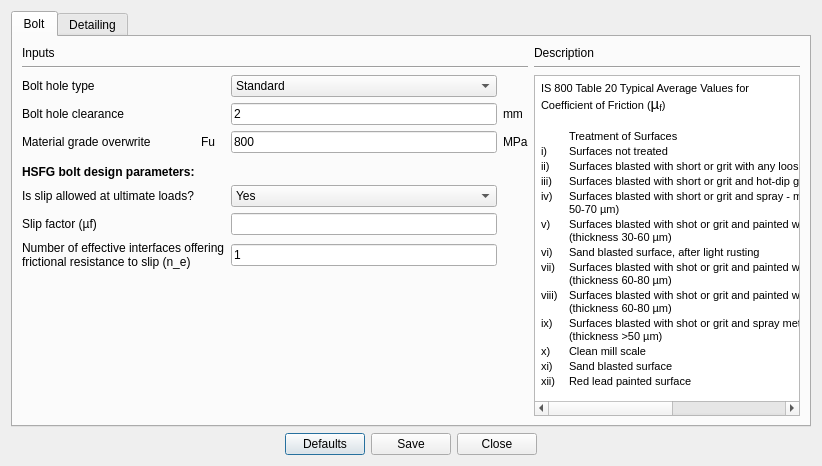
<?xml version="1.0" encoding="UTF-8"?>
<ui version="4.0">
 <class>Dialog</class>
 <widget class="QDialog" name="Dialog">
  <property name="geometry">
   <rect>
    <x>0</x>
    <y>0</y>
    <width>822</width>
    <height>466</height>
   </rect>
  </property>
  <property name="windowTitle">
   <string>Design preferences</string>
  </property>
  <layout class="QGridLayout" name="gridLayout_5">
   <item row="1" column="0">
    <layout class="QGridLayout" name="gridLayout_2">
     <item row="0" column="1">
      <widget class="QPushButton" name="btn_defaults">
       <property name="text">
        <string>Defaults</string>
       </property>
      </widget>
     </item>
     <item row="0" column="0">
      <spacer name="horizontalSpacer_2">
       <property name="orientation">
        <enum>Qt::Horizontal</enum>
       </property>
       <property name="sizeHint" stdset="0">
        <size>
         <width>28</width>
         <height>20</height>
        </size>
       </property>
      </spacer>
     </item>
     <item row="0" column="2">
      <widget class="QPushButton" name="btn_save">
       <property name="text">
        <string>Save</string>
       </property>
      </widget>
     </item>
     <item row="0" column="4">
      <spacer name="horizontalSpacer_6">
       <property name="orientation">
        <enum>Qt::Horizontal</enum>
       </property>
       <property name="sizeHint" stdset="0">
        <size>
         <width>40</width>
         <height>20</height>
        </size>
       </property>
      </spacer>
     </item>
     <item row="0" column="3">
      <widget class="QPushButton" name="btn_close">
       <property name="text">
        <string>Close</string>
       </property>
      </widget>
     </item>
    </layout>
   </item>
   <item row="0" column="0">
    <widget class="QTabWidget" name="tabWidget">
     <property name="currentIndex">
      <number>0</number>
     </property>
     <widget class="QWidget" name="tab">
      <attribute name="title">
       <string>Bolt</string>
      </attribute>
      <layout class="QGridLayout" name="gridLayout">
       <item row="0" column="0">
        <widget class="QLabel" name="label_5">
         <property name="text">
          <string>Inputs</string>
         </property>
        </widget>
       </item>
       <item row="0" column="6">
        <widget class="QLabel" name="label_3">
         <property name="text">
          <string>Description</string>
         </property>
        </widget>
       </item>
       <item row="1" column="0" colspan="6">
        <widget class="Line" name="line">
         <property name="orientation">
          <enum>Qt::Horizontal</enum>
         </property>
        </widget>
       </item>
       <item row="1" column="6">
        <widget class="Line" name="line_4">
         <property name="orientation">
          <enum>Qt::Horizontal</enum>
         </property>
        </widget>
       </item>
       <item row="2" column="0">
        <widget class="QLabel" name="label">
         <property name="text">
          <string>Bolt hole type</string>
         </property>
        </widget>
       </item>
       <item row="2" column="4">
        <widget class="QComboBox" name="combo_boltHoleType">
         <property name="focusPolicy">
          <enum>Qt::TabFocus</enum>
         </property>
         <item>
          <property name="text">
           <string>Standard</string>
          </property>
         </item>
         <item>
          <property name="text">
           <string>Over-sized</string>
          </property>
         </item>
        </widget>
       </item>
       <item row="2" column="6" rowspan="9">
        <widget class="QTextBrowser" name="textBrowser">
         <property name="minimumSize">
          <size>
           <width>210</width>
           <height>320</height>
          </size>
         </property>
         <property name="html">
          <string>&lt;!DOCTYPE HTML PUBLIC &quot;-//W3C//DTD HTML 4.0//EN&quot; &quot;http://www.w3.org/TR/REC-html40/strict.dtd&quot;&gt;
&lt;html&gt;&lt;head&gt;&lt;meta name=&quot;qrichtext&quot; content=&quot;1&quot; /&gt;&lt;style type=&quot;text/css&quot;&gt;
p, li { white-space: pre-wrap; }
&lt;/style&gt;&lt;/head&gt;&lt;body style=&quot; font-family:'MS Shell Dlg 2'; font-size:7.5pt; font-weight:400; font-style:normal;&quot;&gt;
&lt;table border=&quot;0&quot; style=&quot; margin-top:0px; margin-bottom:0px; margin-left:0px; margin-right:0px;&quot; cellspacing=&quot;2&quot; cellpadding=&quot;0&quot;&gt;
&lt;tr&gt;
&lt;td colspan=&quot;3&quot;&gt;
&lt;p style=&quot; margin-top:0px; margin-bottom:0px; margin-left:0px; margin-right:0px; -qt-block-indent:0; text-indent:0px;&quot;&gt;&lt;span style=&quot; font-size:8pt;&quot;&gt;IS 800 Table 20 Typical Average Values for Coefficient of Friction (&lt;/span&gt;&lt;span style=&quot; font-family:'Calibri,sans-serif'; font-size:11pt;&quot;&gt;µ&lt;/span&gt;&lt;span style=&quot; font-family:'Calibri,sans-serif'; font-size:11pt; vertical-align:sub;&quot;&gt;f&lt;/span&gt;&lt;span style=&quot; font-size:8pt;&quot;&gt;)&lt;/span&gt;&lt;/p&gt;&lt;/td&gt;&lt;/tr&gt;&lt;/table&gt;
&lt;p style=&quot;-qt-paragraph-type:empty; margin-top:0px; margin-bottom:0px; margin-left:0px; margin-right:0px; -qt-block-indent:0; text-indent:0px; font-size:8pt;&quot;&gt;&lt;br /&gt;&lt;/p&gt;
&lt;p style=&quot;-qt-paragraph-type:empty; margin-top:0px; margin-bottom:0px; margin-left:0px; margin-right:0px; -qt-block-indent:0; text-indent:0px; font-size:8pt;&quot;&gt;&lt;br /&gt;&lt;/p&gt;
&lt;table border=&quot;0&quot; style=&quot; margin-top:0px; margin-bottom:0px; margin-left:0px; margin-right:0px;&quot; cellspacing=&quot;2&quot; cellpadding=&quot;0&quot;&gt;
&lt;tr&gt;
&lt;td width=&quot;26&quot;&gt;&lt;/td&gt;
&lt;td width=&quot;383&quot;&gt;
&lt;p style=&quot; margin-top:0px; margin-bottom:0px; margin-left:0px; margin-right:0px; -qt-block-indent:0; text-indent:0px;&quot;&gt;&lt;span style=&quot; font-size:8pt;&quot;&gt;Treatment of Surfaces&lt;/span&gt;&lt;/p&gt;&lt;/td&gt;
&lt;td width=&quot;78&quot;&gt;
&lt;p style=&quot; margin-top:0px; margin-bottom:0px; margin-left:0px; margin-right:0px; -qt-block-indent:0; text-indent:0px;&quot;&gt;&lt;span style=&quot; font-size:8pt;&quot;&gt;     µf&lt;/span&gt;&lt;/p&gt;&lt;/td&gt;&lt;/tr&gt;
&lt;tr&gt;
&lt;td&gt;
&lt;p style=&quot; margin-top:0px; margin-bottom:0px; margin-left:0px; margin-right:0px; -qt-block-indent:0; text-indent:0px;&quot;&gt;&lt;span style=&quot; font-size:8pt;&quot;&gt;i)&lt;/span&gt;&lt;/p&gt;&lt;/td&gt;
&lt;td&gt;
&lt;p style=&quot; margin-top:0px; margin-bottom:0px; margin-left:0px; margin-right:0px; -qt-block-indent:0; text-indent:0px;&quot;&gt;&lt;span style=&quot; font-size:8pt;&quot;&gt;Surfaces not treated&lt;/span&gt;&lt;/p&gt;&lt;/td&gt;
&lt;td&gt;
&lt;p style=&quot; margin-top:0px; margin-bottom:0px; margin-left:0px; margin-right:0px; -qt-block-indent:0; text-indent:0px;&quot;&gt;&lt;span style=&quot; font-size:8pt;&quot;&gt;    0.2&lt;/span&gt;&lt;/p&gt;&lt;/td&gt;&lt;/tr&gt;
&lt;tr&gt;
&lt;td&gt;
&lt;p style=&quot; margin-top:0px; margin-bottom:0px; margin-left:0px; margin-right:0px; -qt-block-indent:0; text-indent:0px;&quot;&gt;&lt;span style=&quot; font-size:8pt;&quot;&gt;ii)&lt;/span&gt;&lt;/p&gt;&lt;/td&gt;
&lt;td&gt;
&lt;p style=&quot; margin-top:0px; margin-bottom:0px; margin-left:0px; margin-right:0px; -qt-block-indent:0; text-indent:0px;&quot;&gt;&lt;span style=&quot; font-size:8pt;&quot;&gt;Surfaces blasted with short or grit with any loose rust removed, no pitting&lt;/span&gt;&lt;/p&gt;&lt;/td&gt;
&lt;td&gt;
&lt;p style=&quot; margin-top:0px; margin-bottom:0px; margin-left:0px; margin-right:0px; -qt-block-indent:0; text-indent:0px;&quot;&gt;&lt;span style=&quot; font-size:8pt;&quot;&gt;    0.5&lt;/span&gt;&lt;/p&gt;&lt;/td&gt;&lt;/tr&gt;
&lt;tr&gt;
&lt;td&gt;
&lt;p style=&quot; margin-top:0px; margin-bottom:0px; margin-left:0px; margin-right:0px; -qt-block-indent:0; text-indent:0px;&quot;&gt;&lt;span style=&quot; font-size:8pt;&quot;&gt;iii)&lt;/span&gt;&lt;/p&gt;&lt;/td&gt;
&lt;td&gt;
&lt;p style=&quot; margin-top:0px; margin-bottom:0px; margin-left:0px; margin-right:0px; -qt-block-indent:0; text-indent:0px;&quot;&gt;&lt;span style=&quot; font-size:8pt;&quot;&gt;Surfaces blasted with short or grit and hot-dip galvanized&lt;/span&gt;&lt;/p&gt;&lt;/td&gt;
&lt;td&gt;
&lt;p style=&quot; margin-top:0px; margin-bottom:0px; margin-left:0px; margin-right:0px; -qt-block-indent:0; text-indent:0px;&quot;&gt;&lt;span style=&quot; font-size:8pt;&quot;&gt;    0.1&lt;/span&gt;&lt;/p&gt;&lt;/td&gt;&lt;/tr&gt;
&lt;tr&gt;
&lt;td&gt;
&lt;p style=&quot; margin-top:0px; margin-bottom:0px; margin-left:0px; margin-right:0px; -qt-block-indent:0; text-indent:0px;&quot;&gt;&lt;span style=&quot; font-size:8pt;&quot;&gt;iv)&lt;/span&gt;&lt;/p&gt;&lt;/td&gt;
&lt;td&gt;
&lt;p style=&quot; margin-top:0px; margin-bottom:0px; margin-left:0px; margin-right:0px; -qt-block-indent:0; text-indent:0px;&quot;&gt;&lt;span style=&quot; font-size:8pt;&quot;&gt;Surfaces blasted with short or grit and spray - metallized with zinc (thickness 50-70 µm)&lt;/span&gt;&lt;/p&gt;&lt;/td&gt;
&lt;td&gt;
&lt;p style=&quot; margin-top:0px; margin-bottom:0px; margin-left:0px; margin-right:0px; -qt-block-indent:0; text-indent:0px;&quot;&gt;&lt;span style=&quot; font-size:8pt;&quot;&gt;    0.25&lt;/span&gt;&lt;/p&gt;&lt;/td&gt;&lt;/tr&gt;
&lt;tr&gt;
&lt;td&gt;
&lt;p style=&quot; margin-top:0px; margin-bottom:0px; margin-left:0px; margin-right:0px; -qt-block-indent:0; text-indent:0px;&quot;&gt;&lt;span style=&quot; font-size:8pt;&quot;&gt;v)&lt;/span&gt;&lt;/p&gt;&lt;/td&gt;
&lt;td&gt;
&lt;p style=&quot; margin-top:0px; margin-bottom:0px; margin-left:0px; margin-right:0px; -qt-block-indent:0; text-indent:0px;&quot;&gt;&lt;span style=&quot; font-size:8pt;&quot;&gt;Surfaces blasted with shot or grit and painted with ethylzinc silicate coat (thickness 30-60 µm)&lt;/span&gt;&lt;/p&gt;&lt;/td&gt;
&lt;td&gt;
&lt;p style=&quot; margin-top:0px; margin-bottom:0px; margin-left:0px; margin-right:0px; -qt-block-indent:0; text-indent:0px;&quot;&gt;&lt;span style=&quot; font-size:8pt;&quot;&gt;    0.3&lt;/span&gt;&lt;/p&gt;&lt;/td&gt;&lt;/tr&gt;
&lt;tr&gt;
&lt;td&gt;
&lt;p style=&quot; margin-top:0px; margin-bottom:0px; margin-left:0px; margin-right:0px; -qt-block-indent:0; text-indent:0px;&quot;&gt;&lt;span style=&quot; font-size:8pt;&quot;&gt;vi)&lt;/span&gt;&lt;/p&gt;&lt;/td&gt;
&lt;td&gt;
&lt;p style=&quot; margin-top:0px; margin-bottom:0px; margin-left:0px; margin-right:0px; -qt-block-indent:0; text-indent:0px;&quot;&gt;&lt;span style=&quot; font-size:8pt;&quot;&gt;Sand blasted surface, after light rusting&lt;/span&gt;&lt;/p&gt;&lt;/td&gt;
&lt;td&gt;
&lt;p style=&quot; margin-top:0px; margin-bottom:0px; margin-left:0px; margin-right:0px; -qt-block-indent:0; text-indent:0px;&quot;&gt;&lt;span style=&quot; font-size:8pt;&quot;&gt;    0.52&lt;/span&gt;&lt;/p&gt;&lt;/td&gt;&lt;/tr&gt;
&lt;tr&gt;
&lt;td&gt;
&lt;p style=&quot; margin-top:0px; margin-bottom:0px; margin-left:0px; margin-right:0px; -qt-block-indent:0; text-indent:0px;&quot;&gt;&lt;span style=&quot; font-size:8pt;&quot;&gt;vii)&lt;/span&gt;&lt;/p&gt;&lt;/td&gt;
&lt;td&gt;
&lt;p style=&quot; margin-top:0px; margin-bottom:0px; margin-left:0px; margin-right:0px; -qt-block-indent:0; text-indent:0px;&quot;&gt;&lt;span style=&quot; font-size:8pt;&quot;&gt;Surfaces blasted with shot or grit and painted with ethylzinc silicate coat (thickness 60-80 µm)&lt;/span&gt;&lt;/p&gt;&lt;/td&gt;
&lt;td&gt;
&lt;p style=&quot; margin-top:0px; margin-bottom:0px; margin-left:0px; margin-right:0px; -qt-block-indent:0; text-indent:0px;&quot;&gt;&lt;span style=&quot; font-size:8pt;&quot;&gt;    0.3&lt;/span&gt;&lt;/p&gt;&lt;/td&gt;&lt;/tr&gt;
&lt;tr&gt;
&lt;td&gt;
&lt;p style=&quot; margin-top:0px; margin-bottom:0px; margin-left:0px; margin-right:0px; -qt-block-indent:0; text-indent:0px;&quot;&gt;&lt;span style=&quot; font-size:8pt;&quot;&gt;viii)&lt;/span&gt;&lt;/p&gt;&lt;/td&gt;
&lt;td&gt;
&lt;p style=&quot; margin-top:0px; margin-bottom:0px; margin-left:0px; margin-right:0px; -qt-block-indent:0; text-indent:0px;&quot;&gt;&lt;span style=&quot; font-size:8pt;&quot;&gt;Surfaces blasted with shot or grit and painted with alcalizinc silicate coat (thickness 60-80 µm)&lt;/span&gt;&lt;/p&gt;&lt;/td&gt;
&lt;td&gt;
&lt;p style=&quot; margin-top:0px; margin-bottom:0px; margin-left:0px; margin-right:0px; -qt-block-indent:0; text-indent:0px;&quot;&gt;&lt;span style=&quot; font-size:8pt;&quot;&gt;    0.3&lt;/span&gt;&lt;/p&gt;&lt;/td&gt;&lt;/tr&gt;
&lt;tr&gt;
&lt;td&gt;
&lt;p style=&quot; margin-top:0px; margin-bottom:0px; margin-left:0px; margin-right:0px; -qt-block-indent:0; text-indent:0px;&quot;&gt;&lt;span style=&quot; font-size:8pt;&quot;&gt;ix)&lt;/span&gt;&lt;/p&gt;&lt;/td&gt;
&lt;td&gt;
&lt;p style=&quot; margin-top:0px; margin-bottom:0px; margin-left:0px; margin-right:0px; -qt-block-indent:0; text-indent:0px;&quot;&gt;&lt;span style=&quot; font-size:8pt;&quot;&gt;Surfaces blasted with shot or grit and spray metallized with aluminium (thickness &amp;gt;50 µm)&lt;/span&gt;&lt;/p&gt;&lt;/td&gt;
&lt;td&gt;
&lt;p style=&quot; margin-top:0px; margin-bottom:0px; margin-left:0px; margin-right:0px; -qt-block-indent:0; text-indent:0px;&quot;&gt;&lt;span style=&quot; font-size:8pt;&quot;&gt;    0.5&lt;/span&gt;&lt;/p&gt;&lt;/td&gt;&lt;/tr&gt;
&lt;tr&gt;
&lt;td&gt;
&lt;p style=&quot; margin-top:0px; margin-bottom:0px; margin-left:0px; margin-right:0px; -qt-block-indent:0; text-indent:0px;&quot;&gt;&lt;span style=&quot; font-size:8pt;&quot;&gt;x)&lt;/span&gt;&lt;/p&gt;&lt;/td&gt;
&lt;td&gt;
&lt;p style=&quot; margin-top:0px; margin-bottom:0px; margin-left:0px; margin-right:0px; -qt-block-indent:0; text-indent:0px;&quot;&gt;&lt;span style=&quot; font-size:8pt;&quot;&gt;Clean mill scale&lt;/span&gt;&lt;/p&gt;&lt;/td&gt;
&lt;td&gt;
&lt;p style=&quot; margin-top:0px; margin-bottom:0px; margin-left:0px; margin-right:0px; -qt-block-indent:0; text-indent:0px;&quot;&gt;&lt;span style=&quot; font-size:8pt;&quot;&gt;    0.33&lt;/span&gt;&lt;/p&gt;&lt;/td&gt;&lt;/tr&gt;
&lt;tr&gt;
&lt;td&gt;
&lt;p style=&quot; margin-top:0px; margin-bottom:0px; margin-left:0px; margin-right:0px; -qt-block-indent:0; text-indent:0px;&quot;&gt;&lt;span style=&quot; font-size:8pt;&quot;&gt;xi)&lt;/span&gt;&lt;/p&gt;&lt;/td&gt;
&lt;td&gt;
&lt;p style=&quot; margin-top:0px; margin-bottom:0px; margin-left:0px; margin-right:0px; -qt-block-indent:0; text-indent:0px;&quot;&gt;&lt;span style=&quot; font-size:8pt;&quot;&gt;Sand blasted surface&lt;/span&gt;&lt;/p&gt;&lt;/td&gt;
&lt;td&gt;
&lt;p style=&quot; margin-top:0px; margin-bottom:0px; margin-left:0px; margin-right:0px; -qt-block-indent:0; text-indent:0px;&quot;&gt;&lt;span style=&quot; font-size:8pt;&quot;&gt;    0.48&lt;/span&gt;&lt;/p&gt;&lt;/td&gt;&lt;/tr&gt;
&lt;tr&gt;
&lt;td&gt;
&lt;p style=&quot; margin-top:0px; margin-bottom:0px; margin-left:0px; margin-right:0px; -qt-block-indent:0; text-indent:0px;&quot;&gt;&lt;span style=&quot; font-size:8pt;&quot;&gt;xii)&lt;/span&gt;&lt;/p&gt;&lt;/td&gt;
&lt;td&gt;
&lt;p style=&quot; margin-top:0px; margin-bottom:0px; margin-left:0px; margin-right:0px; -qt-block-indent:0; text-indent:0px;&quot;&gt;&lt;span style=&quot; font-size:8pt;&quot;&gt;Red lead painted surface&lt;/span&gt;&lt;/p&gt;&lt;/td&gt;
&lt;td&gt;
&lt;p style=&quot; margin-top:0px; margin-bottom:0px; margin-left:0px; margin-right:0px; -qt-block-indent:0; text-indent:0px;&quot;&gt;&lt;span style=&quot; font-size:8pt;&quot;&gt;    0.1&lt;/span&gt;&lt;/p&gt;&lt;/td&gt;&lt;/tr&gt;&lt;/table&gt;&lt;/body&gt;&lt;/html&gt;</string>
         </property>
        </widget>
       </item>
       <item row="3" column="0">
        <widget class="QLabel" name="label_2">
         <property name="text">
          <string>Bolt hole clearance</string>
         </property>
        </widget>
       </item>
       <item row="3" column="4">
        <widget class="QLineEdit" name="txt_boltHoleClearance">
         <property name="text">
          <string>2</string>
         </property>
         <property name="alignment">
          <set>Qt::AlignLeading|Qt::AlignLeft|Qt::AlignVCenter</set>
         </property>
        </widget>
       </item>
       <item row="3" column="5">
        <widget class="QLabel" name="label_9">
         <property name="text">
          <string>mm</string>
         </property>
        </widget>
       </item>
       <item row="4" column="0" colspan="2">
        <widget class="QLabel" name="label_4">
         <property name="text">
          <string>Material grade overwrite</string>
         </property>
        </widget>
       </item>
       <item row="4" column="3">
        <widget class="QLabel" name="label_8">
         <property name="text">
          <string>Fu</string>
         </property>
        </widget>
       </item>
       <item row="4" column="4">
        <widget class="QLineEdit" name="txt_boltFu">
         <property name="text">
          <string>800</string>
         </property>
         <property name="alignment">
          <set>Qt::AlignLeading|Qt::AlignLeft|Qt::AlignVCenter</set>
         </property>
        </widget>
       </item>
       <item row="4" column="5">
        <widget class="QLabel" name="label_11">
         <property name="text">
          <string>MPa</string>
         </property>
        </widget>
       </item>
       <item row="5" column="1">
        <spacer name="verticalSpacer_2">
         <property name="orientation">
          <enum>Qt::Vertical</enum>
         </property>
         <property name="sizeHint" stdset="0">
          <size>
           <width>20</width>
           <height>18</height>
          </size>
         </property>
        </spacer>
       </item>
       <item row="6" column="0" colspan="3">
        <widget class="QLabel" name="label_6">
         <property name="font">
          <font>
           <weight>75</weight>
           <bold>true</bold>
          </font>
         </property>
         <property name="text">
          <string>HSFG bolt design parameters:</string>
         </property>
        </widget>
       </item>
       <item row="7" column="0" colspan="3">
        <widget class="QLabel" name="label_7">
         <property name="text">
          <string>Is slip allowed at ultimate loads?</string>
         </property>
        </widget>
       </item>
       <item row="7" column="4">
        <widget class="QComboBox" name="combo_ultimat_load">
         <property name="focusPolicy">
          <enum>Qt::TabFocus</enum>
         </property>
         <item>
          <property name="text">
           <string>Yes</string>
          </property>
         </item>
         <item>
          <property name="text">
           <string>No</string>
          </property>
         </item>
        </widget>
       </item>
       <item row="8" column="0">
        <widget class="QLabel" name="label_10">
         <property name="text">
          <string>Slip factor (µf)</string>
         </property>
        </widget>
       </item>
       <item row="8" column="4">
        <widget class="QLineEdit" name="txt_slip_factor">
         <property name="text">
          <string/>
         </property>
         <property name="alignment">
          <set>Qt::AlignLeading|Qt::AlignLeft|Qt::AlignVCenter</set>
         </property>
        </widget>
       </item>
       <item row="9" column="0" colspan="4">
        <widget class="QLabel" name="label_12">
         <property name="text">
          <string>Number of effective interfaces offering
frictional resistance to slip (n_e)</string>
         </property>
        </widget>
       </item>
       <item row="9" column="4">
        <widget class="QLineEdit" name="txt_frictional_resistance">
         <property name="text">
          <string>1</string>
         </property>
         <property name="alignment">
          <set>Qt::AlignLeading|Qt::AlignLeft|Qt::AlignVCenter</set>
         </property>
        </widget>
       </item>
       <item row="10" column="2">
        <spacer name="verticalSpacer">
         <property name="orientation">
          <enum>Qt::Vertical</enum>
         </property>
         <property name="sizeHint" stdset="0">
          <size>
           <width>20</width>
           <height>201</height>
          </size>
         </property>
        </spacer>
       </item>
      </layout>
     </widget>
     <widget class="QWidget" name="tab_5">
      <attribute name="title">
       <string>Detailing</string>
      </attribute>
      <layout class="QGridLayout" name="gridLayout_4">
       <item row="0" column="0">
        <layout class="QGridLayout" name="gridLayout_3">
         <item row="0" column="0">
          <widget class="QLabel" name="label_38">
           <property name="text">
            <string>Inputs</string>
           </property>
          </widget>
         </item>
         <item row="1" column="0" colspan="4">
          <widget class="Line" name="line_11">
           <property name="orientation">
            <enum>Qt::Horizontal</enum>
           </property>
          </widget>
         </item>
         <item row="2" column="0">
          <widget class="QLabel" name="label_39">
           <property name="text">
            <string>Type of edges</string>
           </property>
          </widget>
         </item>
         <item row="2" column="1" colspan="2">
          <widget class="QComboBox" name="combo_detailingEdgeType">
           <item>
            <property name="text">
             <string>a - Sheared or hand flame cut</string>
            </property>
           </item>
           <item>
            <property name="text">
             <string>b - Rolled, machine-flame cut, sawn and planed</string>
            </property>
           </item>
          </widget>
         </item>
         <item row="3" column="0">
          <widget class="QLabel" name="label_29">
           <property name="text">
            <string>Gap between beam &amp; support</string>
           </property>
          </widget>
         </item>
         <item row="3" column="1">
          <widget class="QLineEdit" name="txt_detailingGap">
           <property name="text">
            <string>10</string>
           </property>
           <property name="alignment">
            <set>Qt::AlignLeading|Qt::AlignLeft|Qt::AlignVCenter</set>
           </property>
          </widget>
         </item>
         <item row="3" column="2">
          <widget class="QLabel" name="label_36">
           <property name="text">
            <string>mm</string>
           </property>
          </widget>
         </item>
         <item row="3" column="3">
          <spacer name="horizontalSpacer_12">
           <property name="orientation">
            <enum>Qt::Horizontal</enum>
           </property>
           <property name="sizeHint" stdset="0">
            <size>
             <width>40</width>
             <height>20</height>
            </size>
           </property>
          </spacer>
         </item>
         <item row="4" column="0">
          <widget class="QLabel" name="label_40">
           <property name="text">
            <string>Are the members exposed to
corrosive influences?</string>
           </property>
          </widget>
         </item>
         <item row="4" column="1">
          <widget class="QComboBox" name="combo_detailingmemebers">
           <item>
            <property name="text">
             <string>Yes</string>
            </property>
           </item>
           <item>
            <property name="text">
             <string>No</string>
            </property>
           </item>
          </widget>
         </item>
        </layout>
       </item>
       <item row="0" column="1" rowspan="2">
        <layout class="QGridLayout" name="gridLayout_10">
         <item row="1" column="0">
          <widget class="Line" name="line_6">
           <property name="orientation">
            <enum>Qt::Horizontal</enum>
           </property>
          </widget>
         </item>
         <item row="0" column="0">
          <widget class="QLabel" name="label_18">
           <property name="text">
            <string>Description</string>
           </property>
          </widget>
         </item>
         <item row="2" column="0">
          <widget class="QTextBrowser" name="textBrowser_detailingDescription">
           <property name="minimumSize">
            <size>
             <width>210</width>
             <height>0</height>
            </size>
           </property>
           <property name="html">
            <string>&lt;!DOCTYPE HTML PUBLIC &quot;-//W3C//DTD HTML 4.0//EN&quot; &quot;http://www.w3.org/TR/REC-html40/strict.dtd&quot;&gt;
&lt;html&gt;&lt;head&gt;&lt;meta name=&quot;qrichtext&quot; content=&quot;1&quot; /&gt;&lt;style type=&quot;text/css&quot;&gt;
p, li { white-space: pre-wrap; }
&lt;/style&gt;&lt;/head&gt;&lt;body style=&quot; font-family:'MS Shell Dlg 2'; font-size:7.5pt; font-weight:400; font-style:normal;&quot;&gt;
&lt;p style=&quot; margin-top:0px; margin-bottom:0px; margin-left:0px; margin-right:0px; -qt-block-indent:0; text-indent:0px;&quot;&gt;&lt;span style=&quot; font-family:'Calibri'; font-size:10pt; vertical-align:middle;&quot;&gt;The minimum edge and end distances from the centre of any hole to the nearest edge of a plate shall not be less than &lt;/span&gt;&lt;span style=&quot; font-family:'Calibri'; font-size:10pt; font-weight:600; vertical-align:middle;&quot;&gt;1.7 &lt;/span&gt;&lt;span style=&quot; font-family:'Calibri'; font-size:10pt; vertical-align:middle;&quot;&gt;times the hole diameter in case of [&lt;/span&gt;&lt;span style=&quot; font-family:'Calibri'; font-size:10pt; font-weight:600; vertical-align:middle;&quot;&gt;a - sheared or hand flame cut edges&lt;/span&gt;&lt;span style=&quot; font-family:'Calibri'; font-size:10pt; vertical-align:middle;&quot;&gt;] and &lt;/span&gt;&lt;span style=&quot; font-family:'Calibri'; font-size:10pt; font-weight:600; vertical-align:middle;&quot;&gt;1.5 &lt;/span&gt;&lt;span style=&quot; font-family:'Calibri'; font-size:10pt; vertical-align:middle;&quot;&gt;times the hole diameter in case of [&lt;/span&gt;&lt;span style=&quot; font-family:'Calibri'; font-size:10pt; font-weight:600; vertical-align:middle;&quot;&gt;b - Rolled, machine-flame cut, sawn and planed edges&lt;/span&gt;&lt;span style=&quot; font-family:'Calibri'; font-size:10pt; vertical-align:middle;&quot;&gt;] (IS 800 - Cl. 10.2.4.2)&lt;/span&gt;&lt;span style=&quot; font-size:8pt;&quot;&gt; &lt;/span&gt;&lt;/p&gt;
&lt;p style=&quot;-qt-paragraph-type:empty; margin-top:0px; margin-bottom:0px; margin-left:0px; margin-right:0px; -qt-block-indent:0; text-indent:0px; font-family:'Calibri'; font-size:10pt; vertical-align:middle;&quot;&gt;&lt;br /&gt;&lt;/p&gt;
&lt;p style=&quot; margin-top:0px; margin-bottom:0px; margin-left:0px; margin-right:0px; -qt-block-indent:0; text-indent:0px;&quot;&gt;&lt;span style=&quot; font-family:'Calibri'; font-size:10pt;&quot;&gt;This gap should include the tolerance value of 5 mm. So if the assumed clearance is 5 mm, then the gap should be = 10 mm ( = 5 mm {clearance} + 5 mm {tolerance} )&lt;/span&gt;&lt;/p&gt;&lt;/body&gt;&lt;/html&gt;</string>
           </property>
          </widget>
         </item>
        </layout>
       </item>
       <item row="1" column="0">
        <spacer name="verticalSpacer_3">
         <property name="orientation">
          <enum>Qt::Vertical</enum>
         </property>
         <property name="sizeHint" stdset="0">
          <size>
           <width>20</width>
           <height>255</height>
          </size>
         </property>
        </spacer>
       </item>
      </layout>
     </widget>
    </widget>
   </item>
  </layout>
 </widget>
 <resources/>
 <connections/>
</ui>
